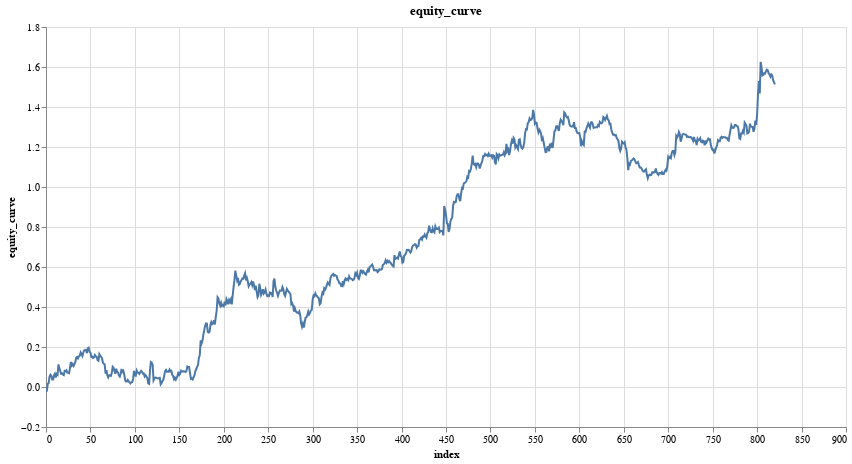

Write notebook code for a chart like this one.
### Code cell
features = ['close_log_return_lag_1','close_log_return_lag_2','close_log_return_lag_3','close_log_return_lag_5']

model = LinearModel(len(features))
model.apply(research.init_weights)
model_trades = research.learn_model_trades(ts.drop_nulls(), features, target, model, loss=nn.MSELoss())

research.plot_column(model_trades, 'equity_curve')

### Figure 1 — Vega-Lite specification as saved in the notebook (floating-point values rounded to 4 significant figures; data arrays with more than 128 entries replaced by an {"elided": "..."} marker saying what was removed)
{"config": {"view": {"continuousWidth": 300, "continuousHeight": 300}}, "data": {"name": "data-6a2d044c4a0571352a664079071e61e0"}, "mark": {"type": "line", "tooltip": true}, "encoding": {"x": {"field": "index", "type": "quantitative"}, "y": {"field": "equity_curve", "type": "quantitative"}}, "height": 400, "params": [{"name": "param_1", "select": {"type": "interval", "encodings": ["x", "y"]}, "bind": "scales"}], "title": "equity_curve", "width": 800, "$schema": "https://vega.github.io/schema/vega-lite/v5.20.1.json", "datasets": {"data-6a2d044c4a0571352a664079071e61e0": {"elided": "821 records"}}}
